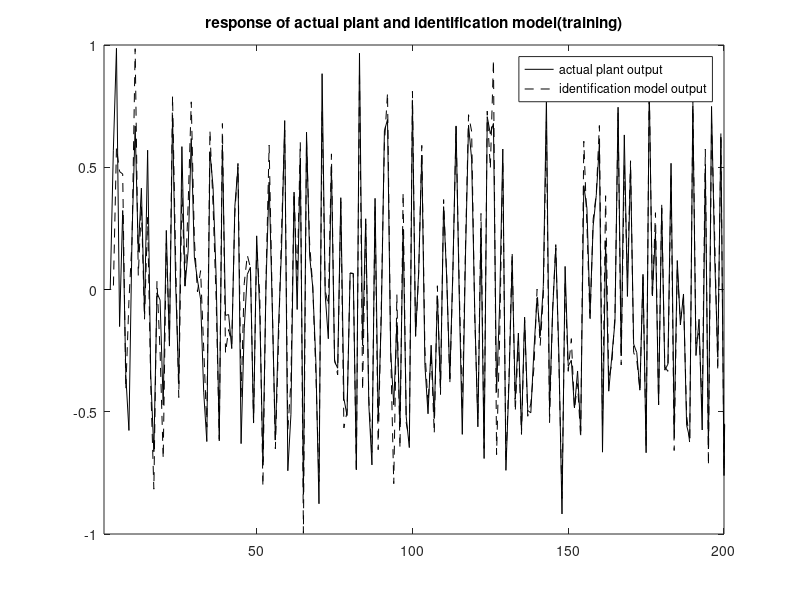
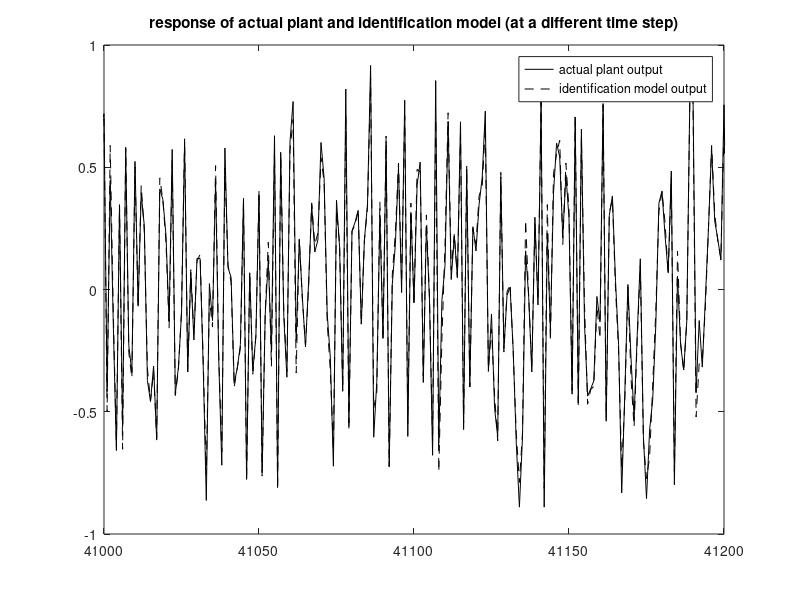
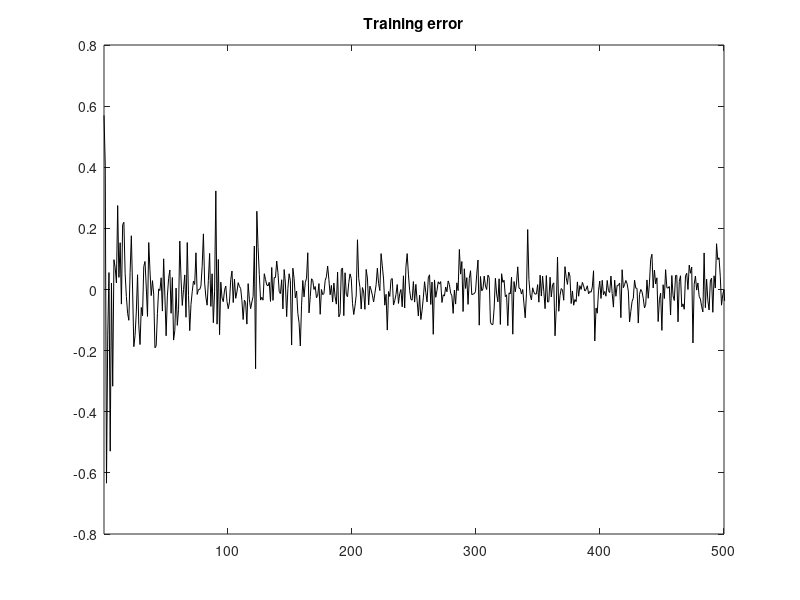
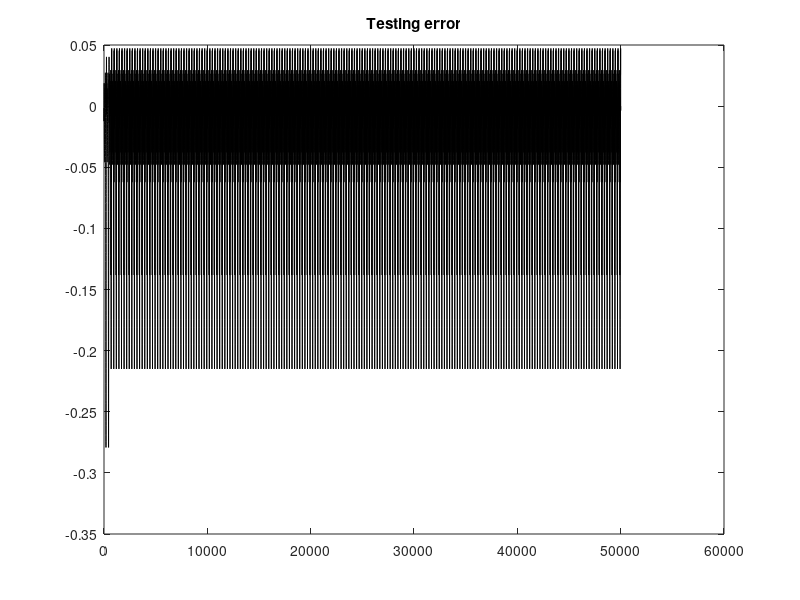

The MATLAB script that drew these images, in order:
%%%% IDENTIFICATION EXAMPLE 4 OSLA MCNN

%%%%%%%%%%%%% IDENTIFICATION PROCESS
clc;clear;
k=[1:50000];
f=@(x1,x2,x3,x4,x5)((x1*x2*x3*x5*(x3-1)+x4)./(1+x3^2+x2^2));

NNclass=[5 50 1];
in=NNclass(1);n1=NNclass(2);out=NNclass(3);

W1=randn(in+1,n1);          %%%% Weight initialization
W2=zeros(n1+1,out);

c=0;
b=0;
a=0;
yp=[c b a zeros(1,length(k))];                  
yphat=[c b a zeros(1,length(k))];

u=(-1+2*rand(1,length(k)+3));        %%%% Input to the systems

e1=0.001;
e2=0.6;

lambda=1e-04;
P=(1/lambda)*eye(n1+1);

error_train=zeros(1,length(k)+3);
for i=4:length(k)+3
    i
    yp(i)=f(yp(i-1),yp(i-2),yp(i-3),u(i-1),u(i-2));
    %%%% NEURAL NETWORK
    %Forward Pass
    A1=[1 yp(i-1) yp(i-2) yp(i-3) u(i-1) u(i-2)]*W1;
    y1=tanh(A1);
    v1=[1 y1];
    A2=[1 y1]*W2;
    N=A2;
    %Identification model output
    yphat(i)=N;
    e=-(yphat(i)-yp(i));            %%%% error
    
    if(abs(e)<e1)
        continue;
    elseif(abs(e)>e1 && abs(e)<e2)
        P=P - ((P*v1'*v1*P)./(1+v1*P*v1'));
        W2=W2+e*P*v1';
        error_train(i-3)=e;
    else
        W1=[W1 randn(in+1,1)];
        W2=[W2;0];
        
        A1=[1 yp(i-1) yp(i-2) yp(i-3) u(i-1) u(i-2)]*W1;
        y1=tanh(A1);
        v1=[1 y1];
        A2=[1 y1]*W2;
        N=A2;
        P=[P zeros(size(P,1),1)];
        P=[P;zeros(1,size(P,2))];
        P(end,end)=1/lambda;
        P=P - (P*v1'*v1*P)./(1+v1*P*v1');
        W2=W2+e*P*v1';
        error_train(i-3)=e;
    end
end
%%
plot(yp,'k')
hold on
plot(yphat,'k--','LineWidth',0.5)
xlim([1 200])
title('response of actual plant and identification model(training)');
legend('actual plant output','identification model output');
%saveas(gcf,'C:/Users/tarun/Documents/id/figs/ex4/osla/train1.png')
%%
%plot different time step
figure;
plot(yp,'k')
hold on
plot(yphat,'k--','LineWidth',0.5)
xlim([41000 41200])
title('response of actual plant and identification model (at a different time step)');
legend('actual plant output','identification model output');
%saveas(gcf,'C:/Users/tarun/Documents/id/figs/ex4/osla/train2.png')
%%
%Performance Measure
figure;
plot(error_train,'k')
xlim([1 500])
title('Training error')
rmse1=rms(error_train(1:10000));
rmse2=rms(error_train(10001:end));
fprintf('Training RMS error 1 = %f\n',rmse1);
fprintf('Training RMS error 2 = %f\n\n',rmse2);
disp('Variance Accounted For (training)');
VAF=(1-var(yp-yphat)/var(yp))*100;
disp(VAF);
%saveas(gcf,'C:/Users/tarun/Documents/id/figs/ex4/osla/error_train.png')
%%
%saving weights and biases
save('WeightsH1_NP90_ex4_osla','W1','W2');
disp('saved');
%%
clear;
%loading weights and biases
load('WeightsH1_NP90_ex4_osla');
disp('loaded');
%%
k=[1:50000];
f=@(x1,x2,x3,x4,x5)((x1*x2*x3*x5*(x3-1)+x4)./(1+x3^2+x2^2));
c=0;
b=0;
a=0;
yp=[c b a zeros(1,length(k))];                  
yphat=[c b a zeros(1,length(k))];
u1=sin((2*pi).*[1:500+3]./250);
u2=0.8*(sin((2*pi).*[500+4:length(k)+3]./250))+0.2*(sin((2*pi).*[500+4:length(k)+3]./25));
u=[u1 u2];
error_test=zeros(1,length(k)+3);
for i=4:length(k)+3              %%%% This is to show the output like in NP90
    yp(i)=f(yp(i-1),yp(i-2),yp(i-3),u(i-1),u(i-2));
    
    A1=[1 yphat(i-1) yphat(i-2) yphat(i-3) u(i-1) u(i-2)]*W1;
    y1=tanh(A1);
    A2=[1 y1]*W2;
    N=A2;
    yphat(i)=N;
    e=-(yphat(i)-yp(i));
    error_test(i-3)=e;
end
%%
%Performance Measures
figure;
plot(error_test,'k')
title('Testing error');
rmse1=rms(error_test(1:1000));
rmse2=rms(error_test(1001:end));
fprintf('Testing RMS error 1 = %f\n',rmse1);
fprintf('Testing RMS error 2 = %f\n\n',rmse2);
disp('Variance Accounted For (testing)');
VAF=(1-var(yp-yphat)/var(yp))*100;
disp(VAF);
%saveas(gcf,'C:/Users/tarun/Documents/id/figs/ex4/osla/error_test.png')
%%
figure;
plot(yp,'LineWidth',1.5)
hold on
plot(yphat,':','LineWidth',2.5)
xlim([1 1000])
ylim([-1 1])
title('For given test reference input')
legend('actual plant output','identification model output');
%saveas(gcf,'C:/Users/tarun/Documents/id/figs/ex4/osla/test.png')